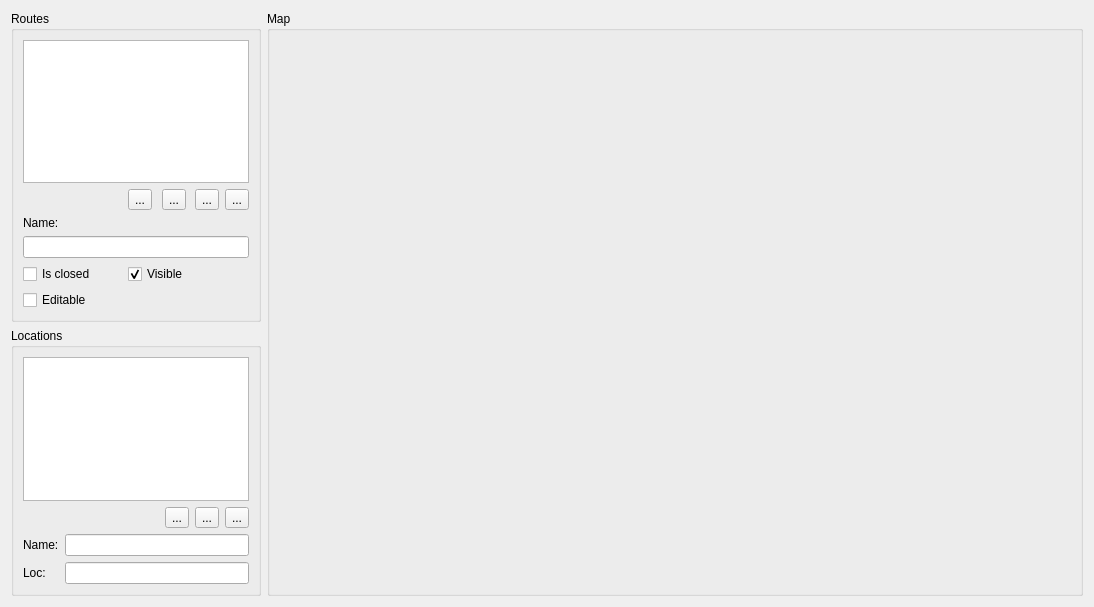
<?xml version="1.0" encoding="UTF-8"?>
<ui version="4.0">
 <class>RouteEditorForm</class>
 <widget class="QWidget" name="RouteEditorForm">
  <property name="geometry">
   <rect>
    <x>0</x>
    <y>0</y>
    <width>1094</width>
    <height>607</height>
   </rect>
  </property>
  <property name="windowTitle">
   <string>Form</string>
  </property>
  <layout class="QGridLayout" name="gridLayout_4">
   <item row="0" column="1" rowspan="2">
    <widget class="QGroupBox" name="groupBox_2">
     <property name="title">
      <string>Map</string>
     </property>
     <layout class="QGridLayout" name="gridLayout_2">
      <item row="0" column="0">
       <widget class="OSMWidget" name="widget" native="true"/>
      </item>
     </layout>
    </widget>
   </item>
   <item row="1" column="0">
    <widget class="QGroupBox" name="groupBox_3">
     <property name="maximumSize">
      <size>
       <width>250</width>
       <height>16777215</height>
      </size>
     </property>
     <property name="title">
      <string>Locations</string>
     </property>
     <layout class="QGridLayout" name="gridLayout_3">
      <item row="0" column="0" colspan="9">
       <widget class="QListWidget" name="listWidget_locations"/>
      </item>
      <item row="3" column="1" colspan="8">
       <widget class="QLineEdit" name="lineEdit_location_pos"/>
      </item>
      <item row="1" column="6">
       <widget class="QToolButton" name="toolButton_add_location">
        <property name="text">
         <string>...</string>
        </property>
        <property name="icon">
         <iconset resource="../resources.qrc">
          <normaloff>:/gui/icons/resources/add.png</normaloff>:/gui/icons/resources/add.png</iconset>
        </property>
       </widget>
      </item>
      <item row="1" column="0" colspan="6">
       <spacer name="horizontalSpacer_2">
        <property name="orientation">
         <enum>Qt::Horizontal</enum>
        </property>
        <property name="sizeHint" stdset="0">
         <size>
          <width>111</width>
          <height>20</height>
         </size>
        </property>
       </spacer>
      </item>
      <item row="1" column="7">
       <widget class="QToolButton" name="toolButton_edit_location">
        <property name="text">
         <string>...</string>
        </property>
        <property name="icon">
         <iconset resource="../resources.qrc">
          <normaloff>:/gui/icons/resources/edit.png</normaloff>:/gui/icons/resources/edit.png</iconset>
        </property>
       </widget>
      </item>
      <item row="1" column="8">
       <widget class="QToolButton" name="toolButton_remove_location">
        <property name="text">
         <string>...</string>
        </property>
        <property name="icon">
         <iconset resource="../resources.qrc">
          <normaloff>:/gui/icons/resources/remove.png</normaloff>:/gui/icons/resources/remove.png</iconset>
        </property>
       </widget>
      </item>
      <item row="2" column="1" colspan="8">
       <widget class="QLineEdit" name="lineEdit_location_name"/>
      </item>
      <item row="3" column="0">
       <widget class="QLabel" name="label">
        <property name="text">
         <string>Loc:</string>
        </property>
       </widget>
      </item>
      <item row="2" column="0">
       <widget class="QLabel" name="label_2">
        <property name="text">
         <string>Name:</string>
        </property>
       </widget>
      </item>
     </layout>
    </widget>
   </item>
   <item row="0" column="0">
    <widget class="QGroupBox" name="groupBox">
     <property name="maximumSize">
      <size>
       <width>250</width>
       <height>16777215</height>
      </size>
     </property>
     <property name="title">
      <string>Routes</string>
     </property>
     <layout class="QGridLayout" name="gridLayout">
      <item row="1" column="5">
       <widget class="QToolButton" name="toolButton_route_delete">
        <property name="text">
         <string>...</string>
        </property>
        <property name="icon">
         <iconset resource="../resources.qrc">
          <normaloff>:/gui/icons/resources/remove.png</normaloff>:/gui/icons/resources/remove.png</iconset>
        </property>
       </widget>
      </item>
      <item row="1" column="2">
       <widget class="QToolButton" name="toolButton_add_route">
        <property name="text">
         <string>...</string>
        </property>
        <property name="icon">
         <iconset resource="../resources.qrc">
          <normaloff>:/gui/icons/resources/add.png</normaloff>:/gui/icons/resources/add.png</iconset>
        </property>
       </widget>
      </item>
      <item row="3" column="1" colspan="5">
       <widget class="QLineEdit" name="lineEdit_route_name"/>
      </item>
      <item row="4" column="2" colspan="2">
       <widget class="QCheckBox" name="checkBox_route_visible">
        <property name="text">
         <string>Visible</string>
        </property>
        <property name="checked">
         <bool>true</bool>
        </property>
       </widget>
      </item>
      <item row="1" column="4">
       <widget class="QToolButton" name="toolButton_save_routes">
        <property name="text">
         <string>...</string>
        </property>
        <property name="icon">
         <iconset resource="../resources.qrc">
          <normaloff>:/gui/icons/resources/save.png</normaloff>:/gui/icons/resources/save.png</iconset>
        </property>
       </widget>
      </item>
      <item row="1" column="3">
       <widget class="QToolButton" name="toolButton_route_edit">
        <property name="text">
         <string>...</string>
        </property>
        <property name="icon">
         <iconset resource="../resources.qrc">
          <normaloff>:/gui/icons/resources/edit.png</normaloff>:/gui/icons/resources/edit.png</iconset>
        </property>
       </widget>
      </item>
      <item row="0" column="1" colspan="5">
       <widget class="QListWidget" name="listWidget_route_list"/>
      </item>
      <item row="2" column="1">
       <widget class="QLabel" name="label_3">
        <property name="text">
         <string>Name:</string>
        </property>
       </widget>
      </item>
      <item row="4" column="1">
       <widget class="QCheckBox" name="checkBox_polygon_closed">
        <property name="text">
         <string>Is closed</string>
        </property>
       </widget>
      </item>
      <item row="1" column="1">
       <spacer name="horizontalSpacer">
        <property name="orientation">
         <enum>Qt::Horizontal</enum>
        </property>
        <property name="sizeHint" stdset="0">
         <size>
          <width>40</width>
          <height>20</height>
         </size>
        </property>
       </spacer>
      </item>
      <item row="5" column="1">
       <widget class="QCheckBox" name="checkBox_route_is_editable">
        <property name="text">
         <string>Editable</string>
        </property>
       </widget>
      </item>
     </layout>
    </widget>
   </item>
  </layout>
 </widget>
 <customwidgets>
  <customwidget>
   <class>OSMWidget</class>
   <extends>QWidget</extends>
   <header>OSMWidget.h</header>
   <container>1</container>
  </customwidget>
 </customwidgets>
 <tabstops>
  <tabstop>listWidget_route_list</tabstop>
  <tabstop>toolButton_add_route</tabstop>
  <tabstop>toolButton_route_edit</tabstop>
  <tabstop>toolButton_save_routes</tabstop>
  <tabstop>toolButton_route_delete</tabstop>
  <tabstop>lineEdit_route_name</tabstop>
  <tabstop>checkBox_polygon_closed</tabstop>
  <tabstop>checkBox_route_visible</tabstop>
  <tabstop>checkBox_route_is_editable</tabstop>
  <tabstop>listWidget_locations</tabstop>
  <tabstop>toolButton_add_location</tabstop>
  <tabstop>toolButton_edit_location</tabstop>
  <tabstop>toolButton_remove_location</tabstop>
  <tabstop>lineEdit_location_name</tabstop>
  <tabstop>lineEdit_location_pos</tabstop>
 </tabstops>
 <resources>
  <include location="../resources.qrc"/>
 </resources>
 <connections/>
</ui>
